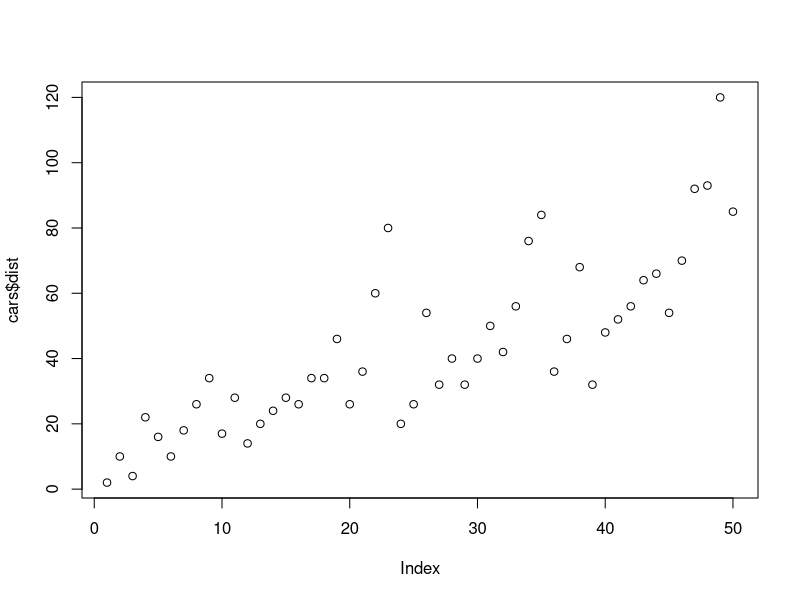

Generate this figure with R:
## ---- chunk 1
knitr::opts_chunk$set(echo = TRUE)
## ---- chunk 2
summary(cars)
## ---- chunk 3
plot(cars$dist)
